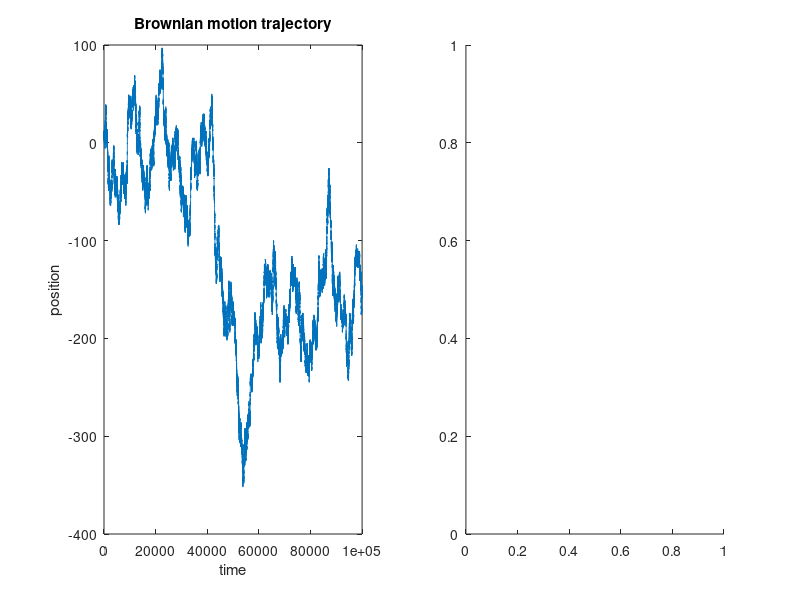

Reproduce this figure in MATLAB. (Note: this script raises an error after producing the figure.)
% MIT 6.057 Intro MATLAB
% Lecture 4
% https://ocw.mit.edu/courses/electrical-engineering-and-computer-science/6-057-introduction-to-matlab-january-iap-2019/lecture-notes/MIT6_057IAP19_lec4.pdf

%% slide 7 Probability
% simulate brownian motion

numTimesVisited = zeros(1, 10001); % number of times each position was visited
initPos = ceil( length(numTimesVisited) / 2 ); % middle of vector represents pos 0

% initial position
pos = initPos;
numTimesVisited(pos) = 1;

% brownian motion
positions = zeros(1,100000);
for t = 1:length(positions)
    if rand() > 0.5
        pos = pos - 1; % go left
    else
        pos = pos + 1; % go right
    end
    positions(t) = pos;
    numTimesVisited(pos) = numTimesVisited(pos) + 1;
end

figure('WindowState','fullscreen');

subplot(1,2,1)
plot(positions - initPos);
xlabel('time');
ylabel('position');
title('Brownian motion trajectory')

subplot(1,2,2)
histogram(positions - initPos, 50);
xlabel('position');
ylabel('times visited');
title('Brownian motion histogram')